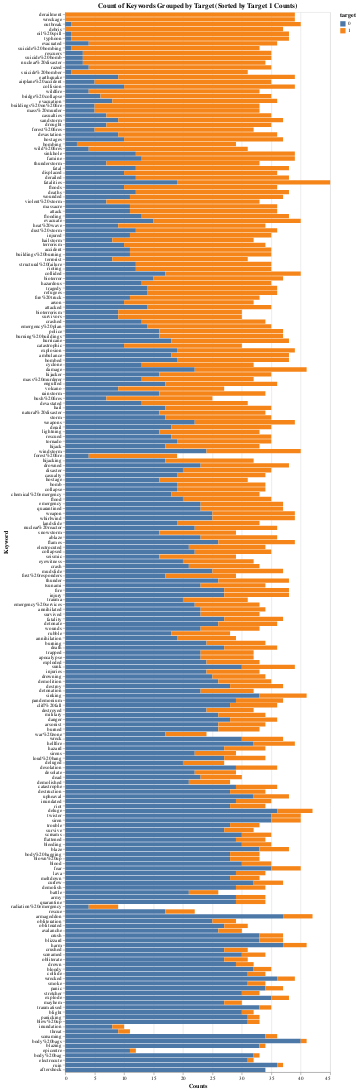

The notebook cell saved with this chart:
### Markdown cell above
#### 1.3.3 **Keyword** barchart
* We see that certain keywords like **suicide%20bombing** has significantly more counts for **disaster** than the **non-disaster**, which makes sense.

### Code cell
keyword_target_counts = df_train.groupby(['keyword', 'target']).size().reset_index(name='counts')
sorted_keywords = (
    keyword_target_counts[keyword_target_counts['target'] == 1]
    .sort_values(by='counts', ascending=False)['keyword']
    .tolist()
)
chart = alt.Chart(keyword_target_counts).mark_bar().encode(
    y=alt.Y('keyword:N', sort=sorted_keywords, title='Keyword'),
    x=alt.X('counts:Q', title='Counts'),
    color='target:N',  
    tooltip=['keyword', 'target', 'counts'] 
).properties(
    width=500,
    height=2000,
    title='Count of Keywords Grouped by Target (Sorted by Target 1 Counts)'
)
chart.display()
chart.save("count_keywords_grouped_by_target.html")

### Figure 1 — Vega-Lite specification as saved in the notebook (floating-point values rounded to 4 significant figures; data arrays with more than 128 entries replaced by an {"elided": "..."} marker saying what was removed)
{"config": {"view": {"continuousWidth": 300, "continuousHeight": 300}}, "data": {"name": "data-6c42ee6289892d0a31eeea519828544a"}, "mark": {"type": "bar"}, "encoding": {"color": {"field": "target", "type": "nominal"}, "tooltip": [{"field": "keyword", "type": "nominal"}, {"field": "target", "type": "quantitative"}, {"field": "counts", "type": "quantitative"}], "x": {"field": "counts", "title": "Counts", "type": "quantitative"}, "y": {"field": "keyword", "sort": {"elided": "220 str values"}, "title": "Keyword", "type": "nominal"}}, "height": 2000, "title": "Count of Keywords Grouped by Target (Sorted by Target 1 Counts)", "width": 500, "$schema": "https://vega.github.io/schema/vega-lite/v5.8.0.json", "datasets": {"data-6c42ee6289892d0a31eeea519828544a": {"elided": "438 records"}}}
